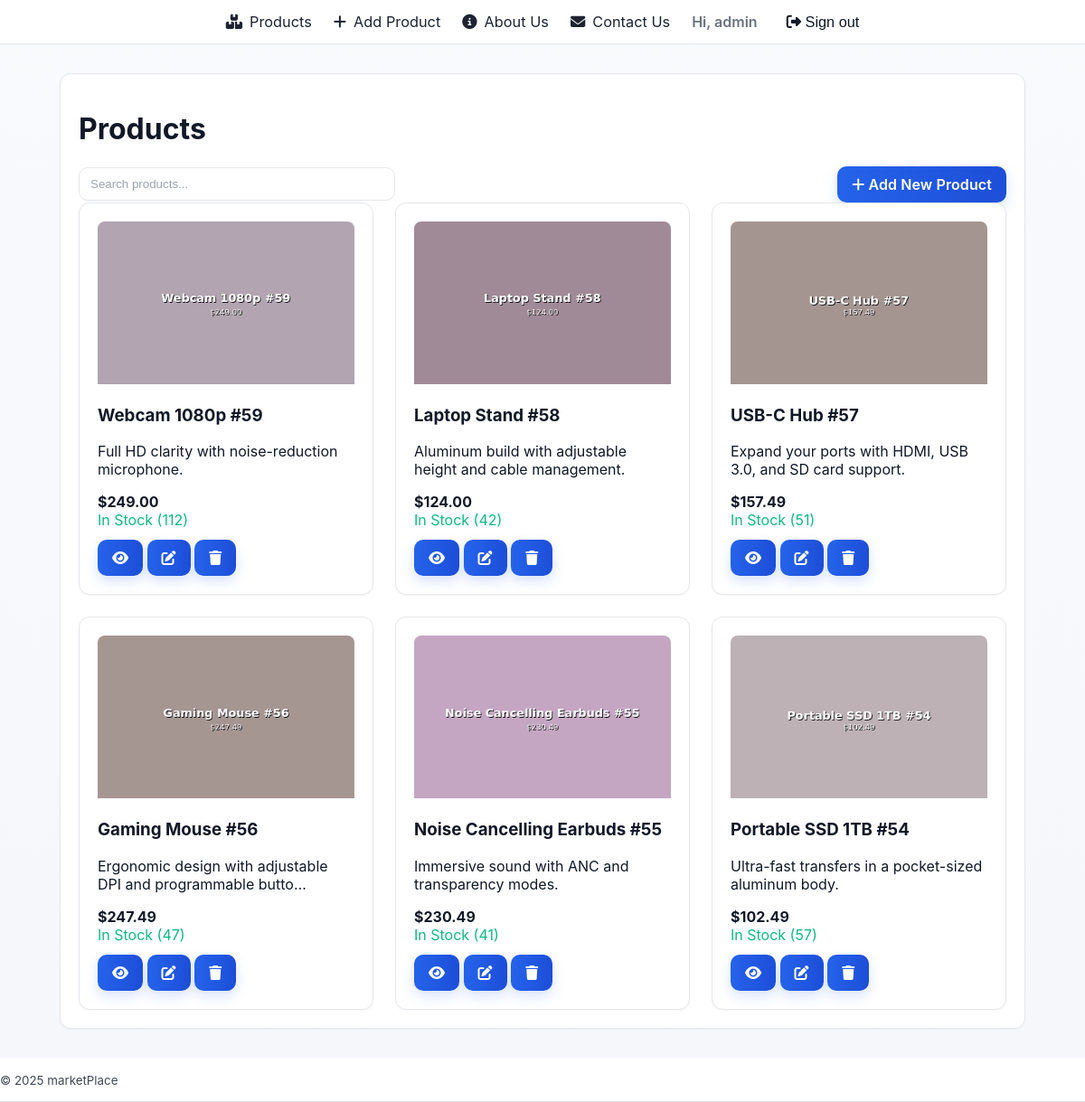
Page /index/ (signed in) on the committed database.
### products/models.py (models this page shows, shortened)
class Product(models.Model):
    name = models.CharField(max_length=200, db_index=True)
    price = models.DecimalField(max_digits=10, decimal_places=2, db_index=True)
    description = models.TextField(blank=True)
    image = models.ImageField(upload_to='products/', blank=True, null=True)
    in_stock = models.BooleanField(default=True)
    stock_quantity = models.PositiveIntegerField(default=0)
    created_at = models.DateTimeField(auto_now_add=True)
    updated_at = models.DateTimeField(auto_now=True)
    code = models.CharField(max_length=50, unique=True, db_index=True)
    class Meta:
        verbose_name = "Product"
        verbose_name_plural = "Products"
        ordering = ['-created_at']
        db_table = 'products'

### products/views.py (the view)
# urls.py: path('index/', index, name='products_index'),  # Index
@login_required
def index(request):
    products = Product.objects.filter(in_stock=True).order_by('-created_at')[:6]
    return render(request, 'products/index.html', {'products': products})

### products/templates/products/index.html (shortened to what this page needs)
{% extends "base.html" %}
{% block content %}
<div class="card">
  <h1>Products</h1>
  {% if products %}
    <div class="mb-3" style="display: flex; justify-content: space-between; align-items: center;">
      <form method="get" style="flex: 1; max-width: 350px;">
        <input type="text" name="search" value="{{ request.GET.search }}" placeholder="Search products..." class="form-control" style="width: 100%; display: inline-block;">
      </form>
      <a href="{% url 'products:product_create' %}" class="btn" style="margin-left: 16px;">
        <i class="fa fa-plus"></i> Add New Product
      </a>
    </div>
    <div class="grid">
      {% for product in products %}
        <div class="card">
          {% if product.image %}
            <img src="{{ product.image.url }}" alt="{{ product.name }}" style="width:100%;max-height:180px;object-fit:cover;border-radius:8px 8px 0 0;">
          {% endif %}
          <h3>{{ product.name }}</h3>
          <p>{{ product.description|truncatechars:60 }}</p>
          <strong>${{ product.price }}</strong><br>
          <span>
            {% if product.in_stock %}
              <span style="color: #10b981;">In Stock ({{ product.stock_quantity }})</span>
            {% else %}
              <span style="color: #ef4444;">Out of Stock</span>
            {% endif %}
          </span>
          <div style="margin-top: 12px;">
            <a href="{% url 'products:product_detail' product.pk %}" class="btn" title="View"><i class="fa fa-eye"></i></a>
            <a href="{% url 'products:product_update' product.pk %}" class="btn" title="Edit"><i class="fa fa-edit"></i></a>
            <a href="{% url 'products:product_delete' product.pk %}" class="btn" title="Delete" onclick="return confirm('Are you sure you want to delete this product?');"><i class="fa fa-trash"></i></a>
          </div>
        </div>
      {% endfor %}
    </div>
  {% else %}
    <p>No products found.</p>
    <a href="{% url 'products:product_create' %}" class="btn"><i class="fa fa-plus"></i> Add New Product</a>
  {% endif %}
</div>
{% endblock %}

### templates/base.html (shortened to what this page needs)
<!doctype html>
<html lang="en">
<head>
  <link rel="stylesheet" href="https://cdnjs.cloudflare.com/ajax/libs/font-awesome/6.4.2/css/all.min.css" />
  {% load static %}
  <link rel="stylesheet" href="{% static 'styles.css' %}">
</head>
<body>
  <header>
    <nav>
      <a href="{% url 'products:product_list' %}"><i class="fa-solid fa-boxes-stacked"></i> Products</a>
      <a href="{% url 'products:product_create' %}"><i class="fa-solid fa-plus"></i> Add Product</a>
      <a href="{% url 'aboutus:about_us' %}"><i class="fa-solid fa-circle-info"></i> About Us</a>
      <a href="{% url 'contactus:contact_us' %}"><i class="fa-solid fa-envelope"></i> Contact Us</a>
      {% if request.user.is_authenticated %}
        <span class="greeting">Hi, {{ request.user.username }}</span>
        <form class="logout-form" method="post" action="{% url 'logout' %}" style="display:inline;">
          <button type="submit" class="nav-btn"><i class="fa-solid fa-right-from-bracket"></i> Sign out</button>
        </form>
      {% else %}
        <a href="{% url 'login' %}"><i class="fa-solid fa-right-to-bracket"></i> Sign in</a>
      {% endif %}
    </nav>
  </header>
  <main class="container">
    {% block content %}{% endblock %}
  </main>
  <footer>
    <small>© {{ year|default:2025 }} marketPlace</small>
  </footer>
</body>
</html>

### static/styles.css (style rules this page uses)
:root { --bg: #f5f7fb; --card: #ffffff; --card-elev: rgba(17,24,39,0.04); --text: #111827; --muted: #6b7280; --brand1: #2563eb; --brand2: #1d4ed8; --ring: rgba(37,99,235,0.25); --border: #e5e7eb; --nav-bg: #ffffff; --nav-text: #111827; }
* { box-sizing:border-box }
body { font-family:Inter,system-ui,Segoe UI,Arial,sans-serif;margin:0;background:linear-gradient(180deg,#f8fafc 0%, var(--bg) 100%);color:var(--text) }
header,footer { background:var(--nav-bg);color:var(--nav-text);padding:14px 0;border-bottom:1px solid var(--border);box-shadow:0 1px 2px var(--card-elev) }
nav { display:flex;justify-content:center;align-items:center;gap:24px }
nav a { color:var(--nav-text);text-decoration:none;font-size:1.02rem;display:flex;align-items:center;gap:8px;opacity:.95;position:relative }
nav a::after { content:"";position:absolute;left:0;bottom:-6px;width:0;height:2px;background:var(--brand1);border-radius:2px;transition:width .2s }
.greeting { color:var(--muted);font-weight:600 }
.nav-btn { background:none;border:none;color:var(--nav-text);font-size:1.02rem;cursor:pointer;padding:0;margin:0 0 0 8px }
.container { max-width:1100px;margin:32px auto;padding:0 16px }
.card { border:1px solid var(--border);border-radius:12px;padding:20px;box-shadow:0 1px 2px var(--card-elev);background:var(--card);transition:transform .15s, box-shadow .15s }
.grid { display:grid;gap:24px;grid-template-columns:repeat(auto-fit,minmax(280px,1fr)) }
.btn { display:inline-block;padding:10px 16px;border:none;border-radius:10px;background:linear-gradient(90deg,var(--brand1) 0%,var(--brand2) 100%);color:#fff;font-weight:600;letter-spacing:.1px;text-decoration:none;cursor:pointer;box-shadow:0 6px 14px rgba(37,99,235,.18) }
input[type=text],input[type=password],input[type=number],textarea { width:100%;padding:10px 12px;border:1px solid var(--border);border-radius:10px;outline:none;box-shadow:0 0 0 0 transparent;transition:border .15s, box-shadow .15s;background:#fff;color:var(--text) }
input::placeholder,textarea::placeholder { color:#9ca3af }
footer small { opacity:.8 }

### rows in the picture
Product: image (picture), name "Webcam 1080p #59", description "Full HD clarity with noise-reduction microphone.", price "249.00", stock_quantity "112"
Product: image (picture), name "Laptop Stand #58", description "Aluminum build with adjustable height and cable management.", price "124.00", stock_quantity "42"
Product: image (picture), name "USB-C Hub #57", description "Expand your ports with HDMI, USB 3.0, and SD card support.", price "157.49", stock_quantity "51"
Product: image (picture), name "Gaming Mouse #56", description "Ergonomic design with adjustable DPI and programmable butto…", price "247.49", stock_quantity "47"
Product: image (picture), name "Noise Cancelling Earbuds #55", description "Immersive sound with ANC and transparency modes.", price "230.49", stock_quantity "41"
Product: image (picture), name "Portable SSD 1TB #54", description "Ultra-fast transfers in a pocket-sized aluminum body.", price "102.49", stock_quantity "57"

### other values in the picture
{{ request.user.username }} "admin"
{{ year|default:2025 }} "2025"
